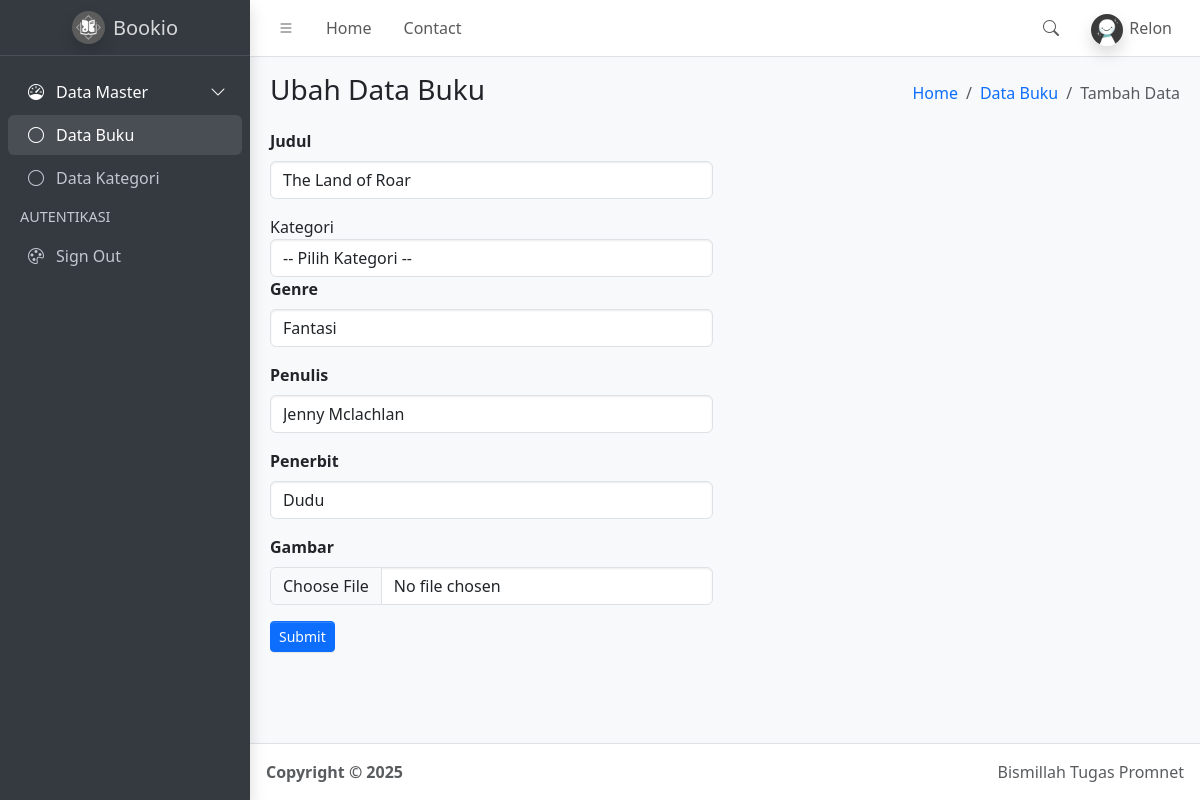
The page /ubah_data.php?id=16 (signed in) on the database its author committed.
### tables this page shows
CREATE TABLE `buku` (
  `id_buku` int(5) NOT NULL,
  `judul` varchar(100) NOT NULL,
  `genre` varchar(100) NOT NULL,
  `penulis` varchar(100) NOT NULL,
  `penerbit` varchar(100) NOT NULL,
  `tanggal_input` date NOT NULL DEFAULT current_timestamp(),
  `gambar` varchar(100) NOT NULL,
  `id_kategori` int(10) NOT NULL
);

### function.php (called while the page is built, shortened)
<?php
$conn = mysqli_connect("localhost", "root", "", "simbs");
function query($query){
    global $conn;
    $result = mysqli_query($conn, $query);
    $rows = [];
    while( $row = mysqli_fetch_assoc($result) ) {
        $rows[] = $row;
    }
    return $rows;
}
?>

### ubah_data.php (the view, shortened to what this page needs)
<?php
    require("function.php");
    $id = $_GET['id'];
    $query = query("SELECT * FROM buku WHERE id_buku = $id")[0];
    $buku = $query;
?>
<!doctype html>
<html lang="en">
  <head>
    <link
      rel="stylesheet"
      href="https://cdn.jsdelivr.net/npm/@fontsource/source-sans-3@5.0.12/index.css"
      media="print"
      onload="this.media='all'"
    />
    <link
      rel="stylesheet"
      href="https://cdn.jsdelivr.net/npm/overlayscrollbars@2.11.0/styles/overlayscrollbars.min.css"
    />
    <link
      rel="stylesheet"
      href="https://cdn.jsdelivr.net/npm/bootstrap-icons@1.13.1/font/bootstrap-icons.min.css"
    />
    <link rel="stylesheet" href="dist/css/adminlte.min.css" />
    <link
      rel="stylesheet"
      href="https://cdn.jsdelivr.net/npm/apexcharts@3.37.1/dist/apexcharts.css"
    />
    <link
      rel="stylesheet"
      href="https://cdn.jsdelivr.net/npm/jsvectormap@1.5.3/dist/css/jsvectormap.min.css"
    />
  </head>
  <body class="layout-fixed sidebar-expand-lg bg-body-tertiary">
    <div class="app-wrapper">
      <nav class="app-header navbar navbar-expand bg-body">
        <div class="container-fluid">
          <ul class="navbar-nav">
            <li class="nav-item">
              <a class="nav-link" data-lte-toggle="sidebar" href="#" role="button">
                <i class="bi bi-list"></i>
              </a>
            </li>
            <li class="nav-item d-none d-md-block">
              <a href="#" class="nav-link">Home</a>
            </li>
            <li class="nav-item d-none d-md-block">
              <a href="#" class="nav-link">Contact</a>
            </li>
          </ul>
          <ul class="navbar-nav ms-auto">
            <li class="nav-item">
              <a class="nav-link" data-widget="navbar-search" href="#" role="button">
                <i class="bi bi-search"></i>
              </a>
            </li>
            <li class="nav-item dropdown user-menu">
              <a href="#" class="nav-link dropdown-toggle" data-bs-toggle="dropdown">
                <img
                  src="dist/assets/img/user.jpeg"
                  class="user-image rounded-circle shadow"
                  alt="User Image"
                />
                <span class="d-none d-md-inline">Relon</span>
              </a>
            </li>
          </ul>
        </div>
      </nav>
      <aside class="app-sidebar bg-body-secondary shadow" data-bs-theme="dark">
        <div class="sidebar-brand">
          <a href="index.php" class="brand-link">
            <img
              src="dist/assets/img/bookiologo.jpeg"
              alt="AdminLTE Logo"
              class="brand-image shadow rounded-circle"
            />
            <span class="brand-text fw-light">Bookio</span>
          </a>
        </div>
        <div class="sidebar-wrapper">
          <nav class="mt-2">
            <ul
              class="nav sidebar-menu flex-column"
              data-lte-toggle="treeview"
              role="navigation"
              aria-label="Main navigation"
              data-accordion="false"
              id="navigation"
            >
              <li class="nav-item menu-open">
                <a href="#" class="nav-link active">
                  <i class="nav-icon bi bi-speedometer"></i>
                  <p>
                    Data Master
                  </p>
                </a>
                <ul class="nav nav-treeview">
                  <li class="nav-item">
                    <a href="index.php" class="nav-link active">
                      <i class="nav-icon bi bi-circle"></i>
                      <p>Data Buku</p>
                    </a>
                  </li>
                  <li class="nav-item">
                    <a href="kategori.php" class="nav-link">
                      <i class="nav-icon bi bi-circle"></i>
                      <p>Data Kategori</p>
                    </a>
                  </li>
                </ul>
              </li>
              <li class="nav-header">AUTENTIKASI</li>
              <li class="nav-item">
                <a href="./generate/theme.html" class="nav-link">
                  <i class="nav-icon bi bi-palette"></i>
                  <p>Sign Out</p>
                </a>
              </li>
            </ul>
          </nav>
        </div>
      </aside>
      <main class="app-main">
        <div class="app-content-header">
          <div class="container-fluid">
            <div class="row">
              <div class="col-sm-6">
                <h3 class="mb-0">Ubah Data Buku</h3>
              </div>
              <div class="col-sm-6">
                <ol class="breadcrumb float-sm-end">
                  <li class="breadcrumb-item"><a href="index.php">Home</a></li>
                  <li class="breadcrumb-item"><a href="index.php">Data Buku</a></li>
                  <li class="breadcrumb-item active" aria-current="page">Tambah Data</li>
                </ol>
              </div>
            </div>
          </div>
        </div>
        <div class="app-content">
          <div class="container-fluid">
            <div class="row">
              <div class="col-md-6">
                <form action="" method="post" enctype="multipart/form-data">
                     <div class="mb-3">
                        <label class="form-label fw-bold">Judul</label>
                        <input type="text" class="form-control" name="judul" id="judul" placeholder="Judul buku" value="<?= $buku['judul'] ?>" autocomplete="off">
                    </div>
                    <div class="mb-3">
                        <label for="id_kategori">Kategori</label>
<select name="id_kategori" id="id_kategori" class="form-control" required>
    <option value="">-- Pilih Kategori --</option>
</select>
                    <div class="mb-3">
                        <label class="form-label fw-bold">Genre</label>
                        <input type="text" class="form-control" name="genre" id="genre" placeholder="Genre" value="<?= $buku['genre'] ?>" autocomplete="off">
                    </div>
                    <div class="mb-3">
                        <label class="form-label fw-bold">Penulis</label>
                        <input type="text" class="form-control" name="penulis" id="penulis" placeholder="Penulis" value="<?= $buku['penulis'] ?>" autocomplete="off">
                    </div>
                    <div class="mb-3">
                        <label class="form-label fw-bold">Penerbit</label>
                        <input type="text" class="form-control" name="penerbit" id="penerbit" placeholder="Penerbit" value="<?= $buku['penerbit'] ?>" autocomplete="off">
                    </div>
                    <div class="mb-3">
                        <label class="form-label fw-bold">Gambar</label>
                        <input type="file" class="form-control" name="gambar" id="gambar" placeholder="Gambar" value="<?= $buku['gambar'] ?>" autocomplete="off">
                    </div>
                    <div class="mb-3">
                        <button type="submit" name="tombol_submit" class="btn btn-sm btn-primary">Submit</button>
                    </div>
                </form>
              </div>
            </div>
          </div>
        </div>
      </main>
      <footer class="app-footer">
        <div class="float-end d-none d-sm-inline">Bismillah Tugas Promnet</div>
        <strong>
          Copyright &copy; 2025&nbsp;
        </strong>
      </footer>
    </div>
  </body>
</html>

### rows shown on the page
buku: judul "The Land of Roar", genre "Fantasi", penulis "Jenny Mclachlan", penerbit "Dudu"
